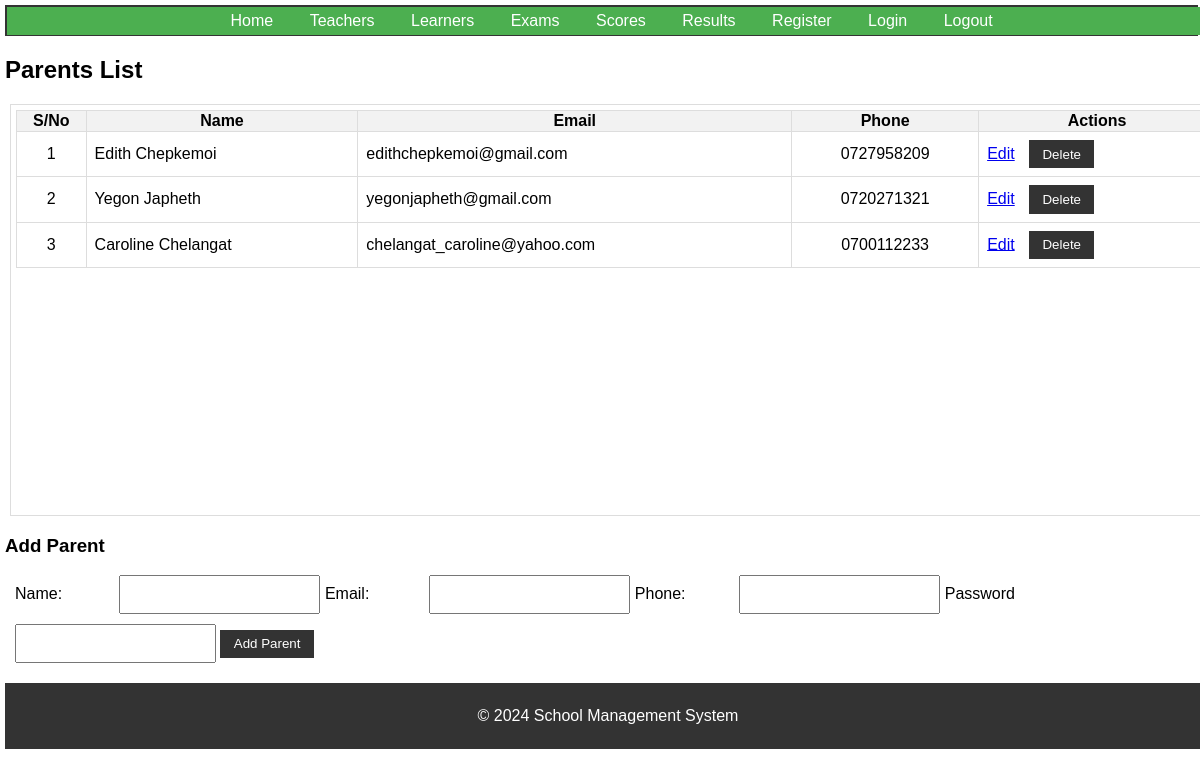
Page /parents on the committed database.
### models.py (models this page shows)
class BaseModel(Model):
    class Meta:
        database = db

class Parent(BaseModel):
    name = CharField()
    email = CharField(unique=True)
    phone = CharField(null=True)
    password = CharField()

### app.py (the view, shortened to what this page needs)
@app.route("/parents", methods=["GET", "POST"])
def parents():
    parents = Parent.select()
    app.logger.info("Parents page accessed")
    return render_template("parents.html", parents=parents)

### app.py (called while the page is built)
@app.before_request
def before_request():
    g.db = db
    if g.db.is_closed():
        g.db.connect()

### templates/parents.html (shortened to what this page needs)
<!DOCTYPE html>
<html lang="en">
<head>
    <link rel="stylesheet" href="{{ url_for('static', filename='styles.css') }}">
</head>
<body>
    <header>
        <nav>
	    <a href="{{ url_for('index') }}">Home</a>
            <a href="{{ url_for('teachers') }}">Teachers</a>
            <a href="{{ url_for('students') }}">Learners</a>
            <a href="{{ url_for('exams') }}">Exams</a>
            <a href="{{ url_for('scores') }}">Scores</a>
            <a href="{{ url_for('results') }}">Results</a>
	    <a href="{{ url_for('register') }}">Register</a>
	    <a href="{{ url_for('login_teacher') }}">Login</a>
            <a href="{{ url_for('logout_teacher') }}">Logout</a>
        </nav>
    </header>
    <main>
        <h2>Parents List</h2>
<div>
        <table id="c">
            <thead>
                <tr>
		    <th>S/No</th>
                    <th>Name</th>
                    <th>Email</th>
                    <th>Phone</th>
		    <th colspan="2">Actions</th>
                </tr>
            </thead>
            <tbody>
                {% for parent in parents %}
                    <tr>
			<td>{{ loop.index }}</td>
                        <td>{{ parent.name }}</td>
                        <td>{{ parent.email }}</td>
                        <td>{{ parent.phone }}</td>
			<td>
                        <a href="{{ url_for('edit_parent', parent_id=parent.id) }}">Edit</a>
                        <form action="{{ url_for('delete_parent', parent_id=parent.id) }}" method="POST" style="display:inline;" onsubmit="confirmDelete(event);">
                            <button type="submit">Delete</button>
                        </form>
                    </td>
                    </tr>
                {% endfor %}
            </tbody>
        </table>
</div>
        <h3>Add Parent</h3>
        <form action="{{ url_for('parents') }}" method="POST">
            <label for="name">Name:</label>
            <input type="text" id="name" name="name" required>
            <label for="email">Email:</label>
            <input type="email" id="email" name="email" required>
            <label for="phone">Phone:</label>
            <input type="text" id="phone" name="phone">
	    <label for="password">Password</label>
	    <input type="password" id="password" name="password">
            <button type="submit">Add Parent</button>
        </form>
    </main>
    <footer>
        <p>&copy; 2024 School Management System</p>
    </footer>
</body>
</html>

### static/styles.css (style rules this page uses)
body { font-family: Arial, sans-serif; margin: 0; padding: 5px; }
header { width: 100%; background-color: #333; color: #fff; padding: 0.1em; text-align: center; top: 0; position: sticky; }
nav { width: 100vw; overflow: auto; background-color: #4CAF50; color: #fff; padding: 5px; white-space: nowrap; text-align: center; }
nav a { color: #fff; text-decoration: none; margin: 0 1em; }
main { padding: 0; }
footer { background-color: #333; color: #fff; text-align: center; padding: 0.5em; position: sticky; width: 100%; bottom: 0; }
form { width: 100vw; margin: 10px; }
label { width: 100px; display: inline-block; margin: 0; }
input, select { width: auto; padding: 10px; margin-bottom: 10px; }
button { padding: 0.5em 1em; background-color: #333; color: #fff; border: none; cursor: pointer; }
table { width: 100%; border-collapse: collapse; margin-bottom: 0.5em; }
table, th, td { border: 1px solid #ddd; }
td { padding: 0.5em; text-align: left; }
th { background-color: #f2f2f2; }
h1, p, #c td:nth-child(1), #c td:nth-child(4), #cd td:nth-child(1), #cd td:nth-child(3) { text-align: center; }
div { width: 100vw; height: 50vh; margin: 5px; padding: 5px; border: 1px solid #ddd; white-space: nowrap; overflow: auto; }

### rows in the picture
Parent: name "Edith Chepkemoi", email "edithchepkemoi@gmail.com", phone "0727958209"
Parent: name "Yegon Japheth", email "yegonjapheth@gmail.com", phone "0720271321"
Parent: name "Caroline Chelangat", email "chelangat_caroline@yahoo.com", phone "0700112233"
